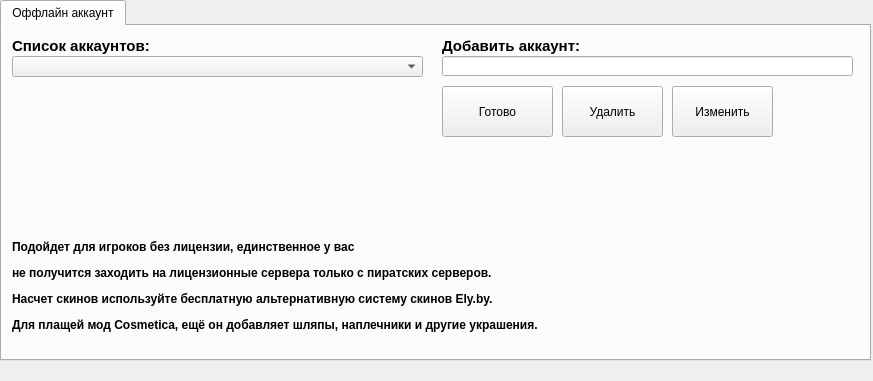
<?xml version="1.0" encoding="UTF-8"?>
<ui version="4.0">
 <class>DockWidget</class>
 <widget class="QDockWidget" name="DockWidget">
  <property name="geometry">
   <rect>
    <x>0</x>
    <y>0</y>
    <width>873</width>
    <height>381</height>
   </rect>
  </property>
  <property name="windowTitle">
   <string>DockWidget</string>
  </property>
  <widget class="QWidget" name="st_mn_inside">
   <widget class="QTabWidget" name="tabWidget_3">
    <property name="geometry">
     <rect>
      <x>0</x>
      <y>0</y>
      <width>871</width>
      <height>361</height>
     </rect>
    </property>
    <property name="currentIndex">
     <number>0</number>
    </property>
    <widget class="QWidget" name="tab_4">
     <attribute name="title">
      <string>Оффлайн аккаунт</string>
     </attribute>
     <widget class="QComboBox" name="account_2">
      <property name="geometry">
       <rect>
        <x>10</x>
        <y>30</y>
        <width>411</width>
        <height>21</height>
       </rect>
      </property>
     </widget>
     <widget class="QPushButton" name="pushButton_8">
      <property name="geometry">
       <rect>
        <x>670</x>
        <y>60</y>
        <width>101</width>
        <height>51</height>
       </rect>
      </property>
      <property name="text">
       <string>Изменить</string>
      </property>
     </widget>
     <widget class="QPushButton" name="pushButton_9">
      <property name="geometry">
       <rect>
        <x>560</x>
        <y>60</y>
        <width>101</width>
        <height>51</height>
       </rect>
      </property>
      <property name="text">
       <string>Удалить</string>
      </property>
     </widget>
     <widget class="QPushButton" name="pushButton_6">
      <property name="geometry">
       <rect>
        <x>440</x>
        <y>60</y>
        <width>111</width>
        <height>51</height>
       </rect>
      </property>
      <property name="text">
       <string>Готово</string>
      </property>
     </widget>
     <widget class="QLineEdit" name="Enter_nickname_15">
      <property name="geometry">
       <rect>
        <x>440</x>
        <y>30</y>
        <width>411</width>
        <height>20</height>
       </rect>
      </property>
      <property name="text">
       <string/>
      </property>
     </widget>
     <widget class="QLabel" name="label_9">
      <property name="geometry">
       <rect>
        <x>10</x>
        <y>10</y>
        <width>161</width>
        <height>21</height>
       </rect>
      </property>
      <property name="text">
       <string>&lt;html&gt;&lt;head/&gt;&lt;body&gt;&lt;p&gt;&lt;span style=&quot; font-size:11pt; font-weight:700;&quot;&gt;Список аккаунтов:&lt;/span&gt;&lt;/p&gt;&lt;/body&gt;&lt;/html&gt;</string>
      </property>
     </widget>
     <widget class="QLabel" name="label_10">
      <property name="geometry">
       <rect>
        <x>440</x>
        <y>10</y>
        <width>161</width>
        <height>21</height>
       </rect>
      </property>
      <property name="text">
       <string>&lt;html&gt;&lt;head/&gt;&lt;body&gt;&lt;p&gt;&lt;span style=&quot; font-size:11pt; font-weight:700;&quot;&gt;Добавить аккаунт:&lt;/span&gt;&lt;/p&gt;&lt;/body&gt;&lt;/html&gt;</string>
      </property>
     </widget>
     <widget class="QLabel" name="label_13">
      <property name="geometry">
       <rect>
        <x>10</x>
        <y>210</y>
        <width>531</width>
        <height>101</height>
       </rect>
      </property>
      <property name="text">
       <string>&lt;html&gt;&lt;head/&gt;&lt;body&gt;&lt;p&gt;&lt;span style=&quot; font-weight:700;&quot;&gt;Подойдет для игроков без лицензии, единственное у вас &lt;/span&gt;&lt;/p&gt;&lt;p&gt;&lt;span style=&quot; font-weight:700;&quot;&gt;не получится заходить на лицензионные сервера только с пиратских серверов. &lt;/span&gt;&lt;/p&gt;&lt;p&gt;&lt;span style=&quot; font-weight:700;&quot;&gt;Насчет скинов используйте бесплатную альтернативную систему скинов Ely.by. &lt;/span&gt;&lt;/p&gt;&lt;p&gt;&lt;span style=&quot; font-weight:700;&quot;&gt;Для плащей мод Cosmetica, ещё он добавляет шляпы, наплечники и другие украшения.&lt;/span&gt;&lt;/p&gt;&lt;/body&gt;&lt;/html&gt;</string>
      </property>
     </widget>
    </widget>
   </widget>
  </widget>
 </widget>
 <resources/>
 <connections/>
</ui>
